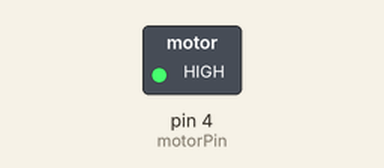
Simulated run of this sketch. Board: Arduino Uno, built with avr-gcc and run on an emulated ATmega328P. On the bench: switched loads named in the sketch (green lamp = pin HIGH).

Above: at 0.1 s.
Timing chart, 0 to 1.6 s (numbered marks = the images above):
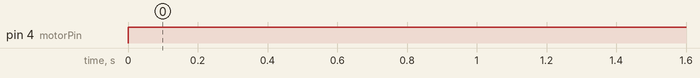

Measured:
- by itself, pin 4 (motorPin): LOW → HIGH at 0.00 s

The sketch:

motorPin.ino
```cpp
int motorPin = 4;
void setup() {
 pinMode(motorPin, OUTPUT);
}
void loop() {
 digitalWrite(motorPin, HIGH);
 delay(1000);
 //digitalWrite(motorPin, LOW);
 //delay(1000);
}
```
